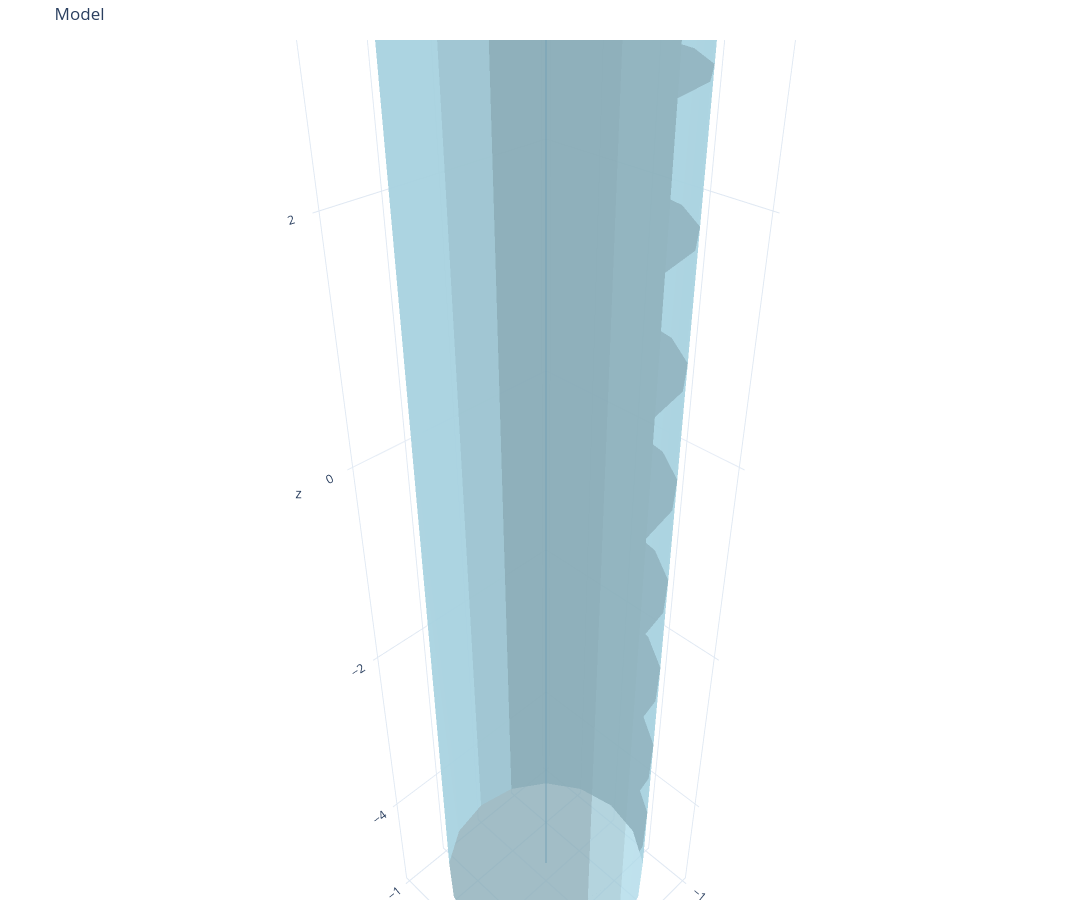

The code cell stored with this chart in its notebook:
### Markdown cell above
# Plot fitted SWC model

### Code cell
# plot using swctools
from swctools import SWCModel, plot_model

model = SWCModel.from_swc_file("../../data/demo/cylinder.swc")
plot_model(swc_model=model)

### Figure 1 — Plotly figure (JSON) as saved in the notebook; plotly's stock layout.template omitted (floating-point values rounded to 4 significant figures; data arrays with more than 128 entries replaced by an {"elided": "..."} marker saying what was removed)
{"data": [{"color": "lightblue", "flatshading": true, "i": {"elided": "320 int values"}, "j": {"elided": "320 int values"}, "k": {"elided": "320 int values"}, "name": "frusta", "opacity": 0.8, "type": "mesh3d", "x": {"elided": "320 float values"}, "y": {"elided": "320 float values"}, "z": {"elided": "320 float values"}}, {"line": {"color": "#1f77b4", "width": 2}, "mode": "lines", "name": "centroid", "type": "scatter3d", "x": [0, 2.2e-05, null, 2.2e-05, 2.2e-05, null, 2.2e-05, 2.2e-05, null, 2.2e-05, 2.2e-05, null, 2.2e-05, 2.2e-05, null, 2.2e-05, 2.2e-05, null, 2.2e-05, 2.2e-05, null, 2.2e-05, 2.2e-05, null, 2.2e-05, 2.2e-05, null, 2.2e-05, 0, null], "y": [0, -9.1e-05, null, -9.1e-05, -9.1e-05, null, -9.1e-05, -9.1e-05, null, -9.1e-05, -9.1e-05, null, -9.1e-05, -9.1e-05, null, -9.1e-05, -9.1e-05, null, -9.1e-05, -9.1e-05, null, -9.1e-05, -9.1e-05, null, -9.1e-05, -9.1e-05, null, -9.1e-05, 0, null], "z": [4.908, 3.908, null, 3.908, 2.908, null, 2.908, 1.908, null, 1.908, 0.908, null, 0.908, -0.09204, null, -0.09204, -1.092, null, -1.092, -2.092, null, -2.092, -3.092, null, -3.092, -4.092, null, -4.092, -4.908, null]}], "layout": {"height": 900, "margin": {"b": 0, "l": 0, "r": 0, "t": 40}, "scene": {"aspectmode": "data"}, "showlegend": false, "title": {"text": "Model"}, "width": 1200}}
